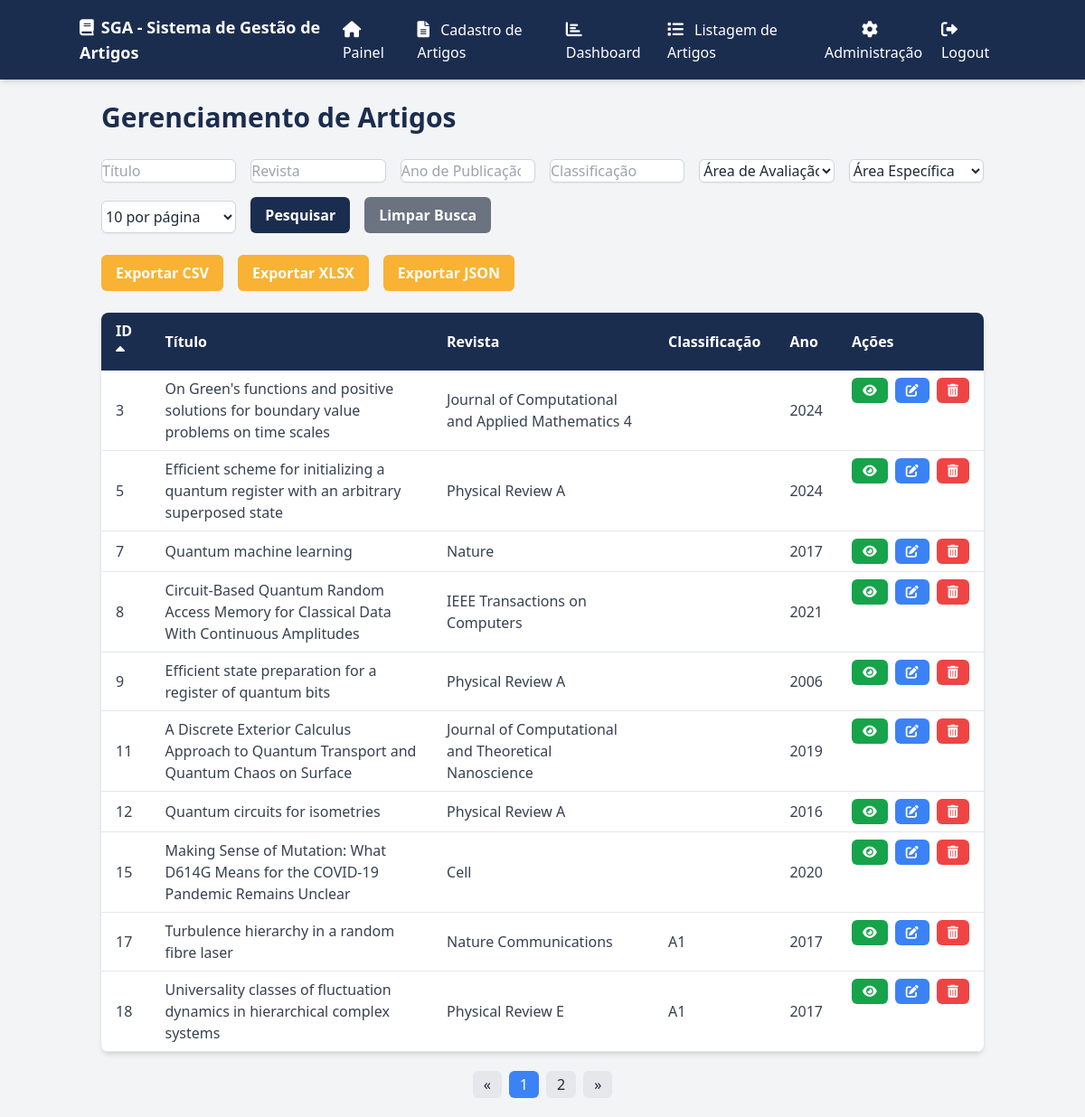
The page /artigos?sort_by=id&sort_dir=asc (signed in) on the database its author committed.
### app/models.py (models this page shows)
class Artigo(db.Model):
    id = db.Column(db.Integer, primary_key=True)
    doi = db.Column(db.String(255), unique=True, nullable=False)
    titulo = db.Column(db.String(255), nullable=False)
    ano = db.Column(db.Integer, nullable=False)
    revista = db.Column(db.String(255), nullable=False)
    issn = db.Column(db.String(9), nullable=False)
    area_id = db.Column(db.Integer, nullable=False)
    subarea_id = db.Column(db.Integer, nullable=False)
    autores = db.Column(db.String(255), nullable=False)  # Armazenar autores como string, pode ser melhorado com tabela relacional
    internacionalizacao = db.Column(db.Boolean, default=False)
    classificacao = db.Column(db.String(10), nullable=True)
    fator_impacto = db.Column(db.Numeric(5, 3), nullable=True)

### app/routes/routes.py (the view)
@main_bp.route('/artigos', methods=['GET'])
@login_required
def listar_artigos():
    titulo = request.args.get('titulo', '').strip()
    revista = request.args.get('revista', '').strip()
    ano = request.args.get('ano', '').strip()
    classificacao = request.args.get('classificacao', '').strip()
    area_id = request.args.get('area_id', '').strip()
    subarea_id = request.args.get('subarea_id', '').strip()
    sort_by = request.args.get('sort_by', 'id')  # Coluna padrão para ordenação
    sort_dir = request.args.get('sort_dir', 'desc')  # Direção padrão para ordenação
    query = Artigo.query
    if titulo:
        query = query.filter(Artigo.titulo.ilike(f'%{titulo}%'))
    if revista:
        query = query.filter(Artigo.revista.ilike(f'%{revista}%'))
    if ano:
        query = query.filter_by(ano=ano)
    if classificacao:
        query = query.filter(Artigo.classificacao.ilike(f'%{classificacao}%'))
    if area_id:
        query = query.filter_by(area_id=area_id)
    if subarea_id:
        query = query.filter_by(subarea_id=subarea_id)
    if sort_dir == 'desc':
        query = query.order_by(getattr(Artigo, sort_by).desc())
    else:
        query = query.order_by(getattr(Artigo, sort_by).asc())
    page = request.args.get(get_page_parameter(), type=int, default=1)
    per_page = request.args.get('per_page', type=int, default=10)
    artigos = query.paginate(page=page, per_page=per_page)
    areas = Area.query.all()
    subareas = Subarea.query.all()
    return render_template('listar_artigos.html', artigos=artigos, areas=areas, subareas=subareas, sort_by=sort_by, sort_dir=sort_dir)

### app/__init__.py (called while the page is built)
@login_manager.user_loader
def load_user(user_id):
    from app.models import User
    return User.query.get(int(user_id))  # Carrega o usuário pelo ID

### app/templates/listar_artigos.html (shortened to what this page needs)
<!DOCTYPE html>
<html lang="pt-BR">
<head>
    <link rel="stylesheet" href="https://cdnjs.cloudflare.com/ajax/libs/toastr.js/latest/toastr.min.css">
    <script src="https://cdn.tailwindcss.com"></script>
    <link rel="stylesheet" href="https://cdnjs.cloudflare.com/ajax/libs/font-awesome/6.0.0-beta3/css/all.min.css">
</head>
<body class="bg-gray-100 text-gray-800">
    <nav class="bg-[#1b2d4f] p-4 shadow-md">
        <div class="container mx-auto flex justify-between items-center">
            <div class="text-white text-lg font-semibold">
                <i class="fas fa-book mr-2"></i>SGA - Sistema de Gestão de Artigos
            </div>
            <div id="menuItems" class="hidden md:flex space-x-4">
                <a href="{{ url_for('main.painel') }}" class="text-white hover:text-[#f9b233]">
                    <i class="fas fa-home mr-2 text-lg"></i> Painel
                </a>
                <a href="{{ url_for('main.submit_artigo') }}" class="text-white hover:text-[#f9b233]">
                    <i class="fas fa-file-alt mr-2 text-lg"></i> Cadastro de Artigos
                </a>
                <a href="{{ url_for('main.dashboard') }}" class="text-white hover:text-[#f9b233]">
                    <i class="fas fa-chart-bar mr-2 text-lg"></i> Dashboard
                </a>
                <a href="{{ url_for('main.listar_artigos') }}" class="text-white hover:text-[#f9b233]">
                    <i class="fas fa-list mr-2 text-lg"></i> Listagem de Artigos
                </a>
                {% if current_user.is_authenticated and current_user.is_admin %}
                <div class="relative group">
                    <button class="text-white hover:text-[#f9b233] focus:outline-none">
                        <i class="fas fa-cog mr-2 text-lg"></i> Administração
                    </button>
                </div>
                {% endif %}
                {% if current_user.is_authenticated %}
                    <a href="{{ url_for('auth.logout') }}" class="text-white hover:text-[#f9b233]">
                        <i class="fas fa-sign-out-alt mr-2 text-lg"></i> Logout
                    </a>
                {% else %}
                    <a href="{{ url_for('auth.login') }}" class="text-white hover:text-[#f9b233]">
                        <i class="fas fa-sign-in-alt mr-2 text-lg"></i> Login
                    </a>
                {% endif %}
            </div>
        </div>
    </nav>
    <div class="container mx-auto p-6">
        <h1 class="text-3xl font-bold mb-6 text-[#1b2d4f]">Gerenciamento de Artigos</h1>
        <form method="GET" action="{{ url_for('main.listar_artigos') }}" id="listar-artigos-form" class="mb-6 grid grid-cols-1 md:grid-cols-6 gap-4">
            <input type="text" name="titulo" class="form-input mt-1 block w-full bg-white border border-gray-300 rounded-md shadow-sm focus:ring-[#f9b233] focus:border-[#f9b233]" placeholder="Título" value="{{ request.args.get('titulo', '') }}">
            <input type="text" name="revista" class="form-input mt-1 block w-full bg-white border border-gray-300 rounded-md shadow-sm focus:ring-[#f9b233] focus:border-[#f9b233]" placeholder="Revista" value="{{ request.args.get('revista', '') }}">
            <input type="number" name="ano" class="form-input mt-1 block w-full bg-white border border-gray-300 rounded-md shadow-sm focus:ring-[#f9b233] focus:border-[#f9b233]" placeholder="Ano de Publicação" value="{{ request.args.get('ano', '') }}">
            <input type="text" name="classificacao" class="form-input mt-1 block w-full bg-white border border-gray-300 rounded-md shadow-sm focus:ring-[#f9b233] focus:border-[#f9b233]" placeholder="Classificação" value="{{ request.args.get('classificacao', '') }}">
            <select name="area_id" class="form-select mt-1 block w-full bg-white border border-gray-300 rounded-md shadow-sm focus:ring-[#f9b233] focus:border-[#f9b233]">
                <option value="">Área de Avaliação</option>
            </select>
            <select name="subarea_id" class="form-select mt-1 block w-full bg-white border border-gray-300 rounded-md shadow-sm focus:ring-[#f9b233] focus:border-[#f9b233]">
                <option value="">Área Específica</option>
            </select>
            <select name="per_page" class="form-select mt-1 block w-full bg-white border border-gray-300 rounded-md shadow-sm focus:ring-[#f9b233] focus:border-[#f9b233]">
                <option value="10" {% if request.args.get('per_page') == '10' %}selected{% endif %}>10 por página</option>
            </select>
            <div class="flex space-x-4 col-span-1 md:col-span-2">
                <button type="submit" class="bg-[#1b2d4f] text-white font-bold py-2 px-4 rounded-md hover:bg-[#b61823] transition-all duration-300 focus:outline-none focus:ring-2 focus:ring-[#f9b233] focus:ring-opacity-50">
                    Pesquisar
                </button>
                <a href="{{ url_for('main.listar_artigos') }}" class="bg-gray-500 text-white font-bold py-2 px-4 rounded-md hover:bg-gray-600 transition-all duration-300 focus:outline-none focus:ring-2 focus:ring-gray-400 focus:ring-opacity-50">
                    Limpar Busca
                </a>
            </div>
        </form>
        <form method="GET" action="{{ url_for('main.exportar_artigos') }}" id="export-form" class="mb-6">
            <div class="flex space-x-4">
            <button type="submit" class="bg-[#f9b233] text-white font-bold py-2 px-4 rounded-md hover:bg-[#14223b] transition-all duration-300 focus:outline-none focus:ring-2 focus:ring-[#f9b233] focus:ring-opacity-50" name="format" value="csv">Exportar CSV</button>
            <button type="submit" class="bg-[#f9b233] text-white font-bold py-2 px-4 rounded-md hover:bg-[#14223b] transition-all duration-300 focus:outline-none focus:ring-2 focus:ring-[#f9b233] focus:ring-opacity-50" name="format" value="xlsx">Exportar XLSX</button>
            <button type="submit" class="bg-[#f9b233] text-white font-bold py-2 px-4 rounded-md hover:bg-[#14223b] transition-all duration-300 focus:outline-none focus:ring-2 focus:ring-[#f9b233] focus:ring-opacity-50" name="format" value="json">Exportar JSON</button>
        </div>
        </form>
        {% if artigos.items %}
        <table class="min-w-full bg-white shadow-md rounded-lg overflow-hidden">
            <thead class="bg-[#1b2d4f] text-white">
                <tr>
                    <th class="py-2 px-4 text-left">
                        <a href="{{ url_for('main.listar_artigos', sort_by='id', sort_dir='desc' if request.args.get('sort_by') == 'id' and request.args.get('sort_dir') == 'asc' else 'asc') }}" class="hover:underline">
                            ID
                            {% if request.args.get('sort_by') == 'id' %}
                                <i class="fas fa-sort-{{ 'up' if request.args.get('sort_dir') == 'asc' else 'down' }}"></i>
                            {% endif %}
                        </a>
                    </th>
                    <th class="py-2 px-4 text-left">
                        <a href="{{ url_for('main.listar_artigos', sort_by='titulo', sort_dir='desc' if request.args.get('sort_by') == 'titulo' and request.args.get('sort_dir') == 'asc' else 'asc') }}" class="hover:underline">
                            Título
                        </a>
                    </th>
                    <th class="py-2 px-4 text-left">
                        <a href="{{ url_for('main.listar_artigos', sort_by='revista', sort_dir='desc' if request.args.get('sort_by') == 'revista' and request.args.get('sort_dir') == 'asc' else 'asc') }}" class="hover:underline">
                            Revista
                        </a>
                    </th>
                    <th class="py-2 px-4 text-left">
                        <a href="{{ url_for('main.listar_artigos', sort_by='classificacao', sort_dir='desc' if request.args.get('sort_by') == 'classificacao' and request.args.get('sort_dir') == 'asc' else 'asc') }}" class="hover:underline">
                            Classificação
                        </a>
                    </th>
                    <th class="py-2 px-4 text-left">
                        <a href="{{ url_for('main.listar_artigos', sort_by='ano', sort_dir='desc' if request.args.get('sort_by') == 'ano' and request.args.get('sort_dir') == 'asc' else 'asc') }}" class="hover:underline">
                            Ano
                        </a>
                    </th>
                    <th class="py-2 px-4 text-left">Ações</th>
                </tr>
            </thead>
            <tbody class="text-gray-700">
                {% for artigo in artigos.items %}
                <tr class="border-b border-gray-200 hover:bg-gray-100">
                    <td class="py-2 px-4">{{ artigo.id }}</td>
                    <td class="py-2 px-4">{{ artigo.titulo }}</td>
                    <td class="py-2 px-4">{{ artigo.revista }}</td>
                    <td class="py-2 px-4">{{ artigo.classificacao }}</td>
                    <td class="py-2 px-4">{{ artigo.ano }}</td>
                   <td class="py-2 px-4 flex space-x-2">
    <a href="{{ url_for('main.visualizar_artigo', id=artigo.id) }}" class="text-white bg-green-600 hover:bg-yellow-600 font-semibold py-1 px-3 rounded-md text-sm" title="Visualizar">
        <i class="fas fa-eye"></i>
    </a>
    <a href="{{ url_for('main.editar_artigo', id=artigo.id) }}" class="text-white bg-blue-500 hover:bg-blue-600 font-semibold py-1 px-3 rounded-md text-sm" title="Editar">
        <i class="fas fa-edit"></i>
    </a>
    <form action="{{ url_for('main.deletar_artigo', id=artigo.id) }}" method="POST" class="inline-block">
        <button type="submit" class="text-white bg-red-500 hover:bg-red-600 font-semibold py-1 px-3 rounded-md text-sm" onclick="return confirm('Tem certeza que deseja deletar este artigo?');" title="Excluir">
            <i class="fas fa-trash-alt"></i>
        </button>
    </form>
</td>
                </tr>
                {% endfor %}
            </tbody>
        </table>
        <nav aria-label="Navegação de página" class="mt-6">
            <ul class="pagination flex justify-center space-x-2">
                <li class="page-item {% if not artigos.has_prev %}disabled{% endif %}">
                    <a class="page-link py-1 px-3 bg-gray-200 hover:bg-gray-300 rounded-md" href="{{ url_for('main.listar_artigos', page=artigos.prev_num, per_page=request.args.get('per_page', '10'), sort_by=request.args.get('sort_by'), sort_dir=request.args.get('sort_dir')) }}" aria-label="Anterior">
                        &laquo;
                    </a>
                </li>
                {% for page_num in artigos.iter_pages() %}
                <li class="page-item {% if page_num == artigos.page %}active{% endif %}">
                    <a class="page-link py-1 px-3 {% if page_num == artigos.page %}bg-blue-500 text-white{% else %}bg-gray-200 hover:bg-gray-300{% endif %} rounded-md" href="{{ url_for('main.listar_artigos', page=page_num, per_page=request.args.get('per_page', '10'), sort_by=request.args.get('sort_by'), sort_dir=request.args.get('sort_dir')) }}">
                        {{ page_num }}
                    </a>
                </li>
                {% endfor %}
                <li class="page-item {% if not artigos.has_next %}disabled{% endif %}">
                    <a class="page-link py-1 px-3 bg-gray-200 hover:bg-gray-300 rounded-md" href="{{ url_for('main.listar_artigos', page=artigos.next_num, per_page=request.args.get('per_page', '10'), sort_by=request.args.get('sort_by'), sort_dir=request.args.get('sort_dir')) }}" aria-label="Próximo">
                        &raquo;
                    </a>
                </li>
            </ul>
        </nav>
        {% else %}
        <p class="text-red-500">Nenhum artigo encontrado para os parâmetros fornecidos.</p>
        {% endif %}
    </div>
</body>
</html>

### rows shown on the page
Artigo: id "3", titulo "On Green's functions and positive solutions for boundary value problems on time scales", revista "Journal of Computational and Applied Mathematics 4", ano "2024"
Artigo: id "5", titulo "Efficient scheme for initializing a quantum register with an arbitrary superposed state", revista "Physical Review A", ano "2024"
Artigo: id "7", titulo "Quantum machine learning", revista "Nature", ano "2017"
Artigo: id "8", titulo "Circuit-Based Quantum Random Access Memory for Classical Data With Continuous Amplitudes", revista "IEEE Transactions on Computers", ano "2021"
Artigo: id "9", titulo "Efficient state preparation for a register of quantum bits", revista "Physical Review A", ano "2006"
Artigo: id "11", titulo "A Discrete Exterior Calculus Approach to Quantum Transport and Quantum Chaos on Surface", revista "Journal of Computational and Theoretical Nanoscience", ano "2019"
Artigo: id "12", titulo "Quantum circuits for isometries", revista "Physical Review A", ano "2016"
Artigo: id "15", titulo "Making Sense of Mutation: What D614G Means for the COVID-19 Pandemic Remains Unclear", revista "Cell", ano "2020"
Artigo: id "17", titulo "Turbulence hierarchy in a random fibre laser", revista "Nature Communications", classificacao "A1", ano "2017"
Artigo: id "18", titulo "Universality classes of fluctuation dynamics in hierarchical complex systems", revista "Physical Review E", classificacao "A1", ano "2017"

### other values the page prints
{{ page_num }} "1" "2"
